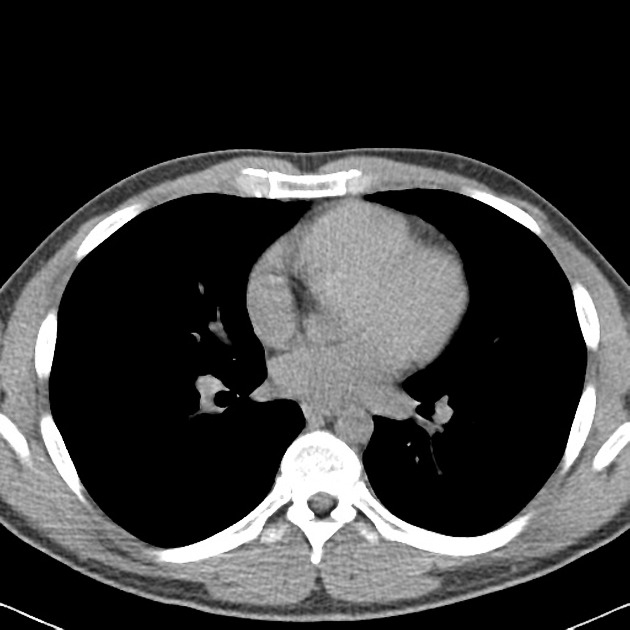
%> input picture Codigos/CT_CHEST.jpeg, 630 x 630 px
$ octave SegmentacionMRI.m   (GNU Octave 9; MATLAB toolbox functions it lacks are replaced by stand-ins)
%> lines starting %> are read from the running program, lines starting %| are printed output that depends on the picture; in (x1, y1, x2, y2) boxes, pixels count from 0 and x2, y2 are one past the last pixel; in counts of white or black regions, pixels touching at a corner belong together; the program's own positions count from 1
%%%SEGMENTACION MRI
clear all; close all; clc;
%% Cargando imagenes
%imagen 1
f1=imread('CT_CHEST.jpeg');
%> f1 is the input picture: size 630x630 uint8; min 0, max 255, mean 56.6
f1=double(f1(:,:,1)); %normalizar imagen de 0 a 1
%> f1: size 630x630 double
f1=f1/max(max(f1));
figure(1); imshow(f1,[]); %mostrar imagen

%imagen 2
f2=imread('CT-abdomenal.jpg');
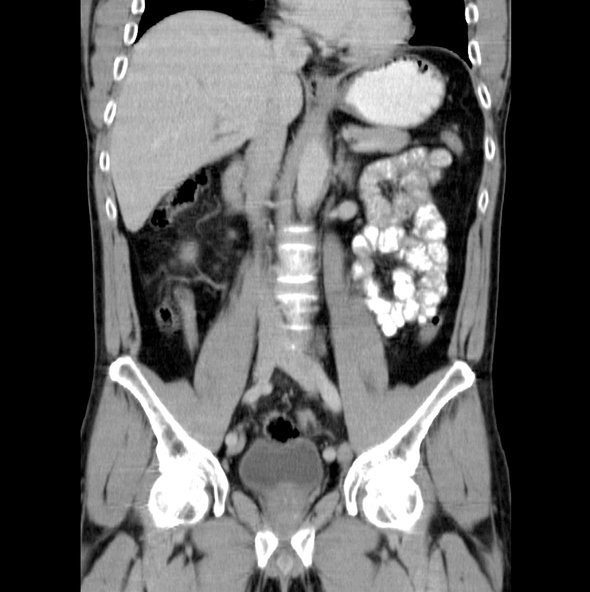
%> input picture Codigos/CT-abdomenal.jpg, 590 x 592 px
%> f2 is the input picture: size 592x590x3 uint8; min 0, max 255, mean 93.3
f2=double(f2(:,:,1)); %normalizar imagen de 0 a 1
%> f2: size 592x590 double
f2=f2/max(max(f2));
figure(2); imshow(f2,[]); %mostrar imagen

%% Otsu method
%imagen 1
thr1 = graythresh(f1);
%> thr1 = 0.329
seg1 = f1 > thr1;
%> seg1: size 630x630 logical; 32.4% white; 51 white regions (41 under 20 px), largest, box (x1, y1, x2, y2) and area: (0, 148, 630, 622) 126772, (196, 375, 229, 413) 719, (0, 603, 64, 630) 179
imshow(seg1,[])
dxp1=[0,1;-1,0];
dyp1=[1,0;0,-1];
edgemap1 = abs(conv2(seg1,dxp1,'same'))+abs(conv2(seg1,dyp1,'same'));
imshow(f1+edgemap1,[0,1]);

%imagen 2
thr2 = graythresh(f2);
%> thr2 = 0.349
seg2 = f2 > thr2;
%> seg2: size 592x590 logical; 52.4% white; 114 black regions (64 under 20 px), largest, box (x1, y1, x2, y2) and area: (428, 0, 590, 592) 58685, (0, 0, 144, 592) 56688, (116, 140, 254, 388) 15698
imshow(seg2,[])
dxp2=[0,1;-1,0];
dyp2=[1,0;0,-1];
edgemap2 = abs(conv2(seg2,dxp2,'same'))+abs(conv2(seg2,dyp2,'same'));
imshow(f2+edgemap2,[0,1]);


%% K Means
%% K=2
%imagen 1
[L1,Centers1] = imsegkmeans(uint8(255*f1),2);
%> Centers1 = [5; 165]
B1 = labeloverlay(f1,L1);
imshow(B1,[]);
title("Labeled Image")

%imagen 2
[L2,Centers2] = imsegkmeans(uint8(255*f2),2);
%> Centers2 = [15; 165]
B2 = labeloverlay(f2,L2);
imshow(B2,[])
title("Labeled Image")

%% K=3
%imagen 1
[L1,Centers1] = imsegkmeans(uint8(255*f1),3);
%> L1: size 630x630 uint8; 3 distinct labels, from 1 to 3
%> Centers1 = [3; 247; 143]
B1 = labeloverlay(f1,L1);
imshow(B1,[]);
title("Labeled Image")

%imagen 2
[L2,Centers2] = imsegkmeans(uint8(255*f2),3);
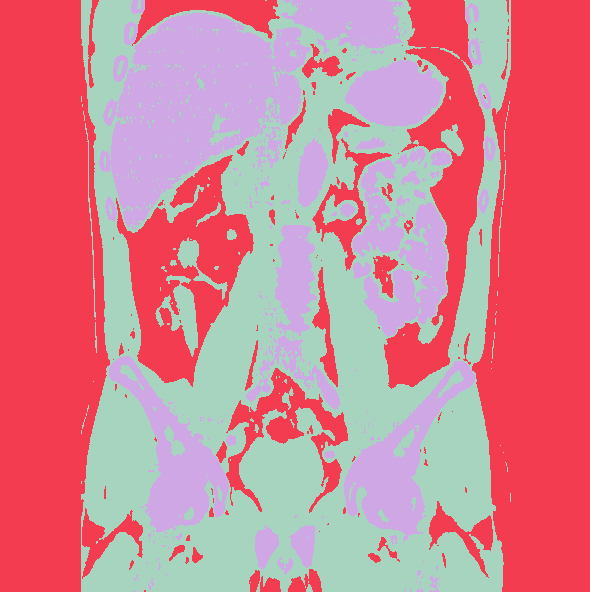
%> L2: size 592x590 uint8; 3 distinct labels, from 1 to 3; one colour per label, 0 black
%> Centers2 = [138; 11; 206]
B2 = labeloverlay(f2,L2);
imshow(B2,[]);
title("Labeled Image")

%% K=4
%imagen 1
[L1,Centers1] = imsegkmeans(uint8(255*f1),4);
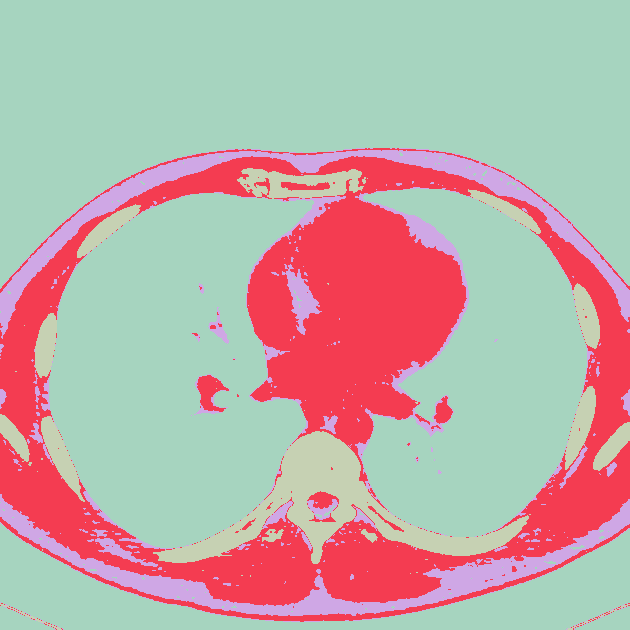
%> L1: size 630x630 uint8; 4 distinct labels, from 1 to 4; one colour per label, 0 black
%> Centers1 = [0; 153; 80; 248]
B1 = labeloverlay(f1,L1);
imshow(B1,[]);
title("Labeled Image")

%imagen 2
[L2,Centers2] = imsegkmeans(uint8(255*f2),4);
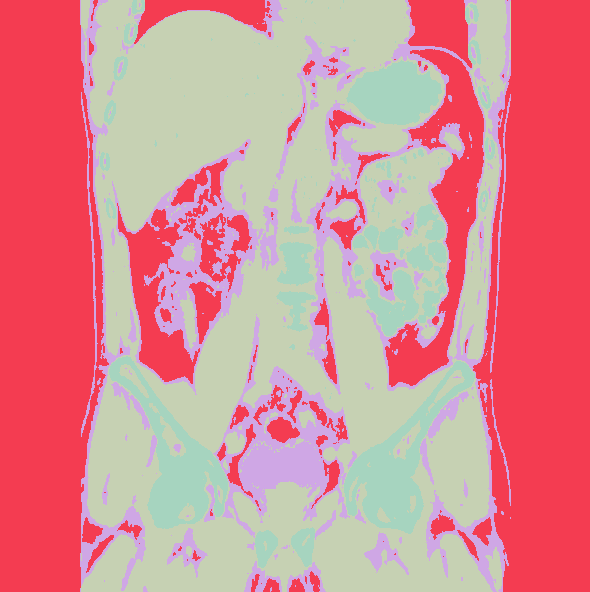
%> L2: size 592x590 uint8; 4 distinct labels, from 1 to 4; one colour per label, 0 black
%> Centers2 = [240; 5; 86; 160]
B2 = labeloverlay(f2,L2);
imshow(B2,[]);
title("Labeled Image")

%% Watersherd Segementation
%imagen 1
edgeC1 = edge(f1,'Canny'); %observar las orillas
%> edgeC1: size 630x630 logical; 3.2% white in thin lines or dots, all inside (x1, y1, x2, y2) = (1, 147, 629, 629)
figure(3)
subplot(1,3,1)
imshow(edgeC1,[])
D1 = bwdist(edgeC1); %mapa de distancia water
subplot(1,3,2)
imshow(D1,[])
title('Distance Transform of Binary Image')
L1 = watershed(D1); %watershed
%> L1: size 630x630 uint8; 119 distinct labels, from 0 to 118
dxp1=[0,1;-1,0]; %detecci髇 de orillas, m醩cara de roberts
dyp1=[1,0;0,-1]; %detecci髇 de orillas, m醩cara de roberts aplicada
edgemap1 = abs(conv2(L1,dxp1,'same'))+abs(conv2(L1,dyp1,'same')); %convoluci髇 de segmentaci髇 realizada
%> edgemap1: size 630x630 double; 178 distinct labels, from 0 to 236
subplot(1,3,3)
imshow(f1+edgemap1,[0,1]); %muestra imagen con mapa
L1(edgeC1) = 0;
%> L1: size 630x630 uint8; min 0, max 118, mean 38.7
%%
%imagen 2
edgeC2 = edge(f2,'Canny'); %orillas
%> edgeC2: size 592x590 logical; 6% white in thin lines or dots, all inside (x1, y1, x2, y2) = (79, 1, 512, 591)
figure(4)
subplot(1,3,1)
imshow(edgeC2,[])
D2 = bwdist(edgeC2); %mapa de distancia
subplot(1,3,2)
imshow(D2,[])
title('Distance Transform of Binary Image')
L2 = watershed(D2); %watershed
%> L2: size 592x590 uint16; 386 distinct labels, from 0 to 385
dxp2=[0,1;-1,0]; %detecci髇 de orillas, m醩cara de roberts
dyp2=[1,0;0,-1]; %detecci髇 de orillas, m醩cara de roberts
edgemap2 = abs(conv2(L2,dxp2,'same'))+abs(conv2(L2,dyp2,'same')); %convoluci髇 de segmentaci髇
%> edgemap2: size 592x590 double; 579 distinct labels, from 0 to 770
subplot(1,3,3)
imshow(f2+edgemap2,[0,1]); %muestra imagen con mapa
L2(edgeC2) = 0;
%> L2: size 592x590 uint16; min 0, max 385, mean 159.4

%% Pulm髇 derecho (1era imagen)
Leftlung= L1==479 | L1==459 | L1==433 | L1==578 | L1==719 | L1==694 | L1==710;
%> Leftlung: size 630x630 logical; every value is 0
imshow(Leftlung,[]);

diskse=strel('disk',5);
Leftlung_close=imclose(Leftlung,diskse);
imshow(Leftlung_close)

B_1=labeloverlay(f1,Leftlung_close);
imshow(B_1);
title("Left lung overlay");

disksel1=strel('disk',11);
label_lung=imopen(Leftlung_close,disksel1);
imshow(label_lung);

B_1=labeloverlay(f1,label_lung);
imshow(B_1)
title("Final left lung overlay");

%% Hueso cadera izquierda (2da imagen)
f=imread('CT-abdomenal.jpg');
f=double(f(:,:,1)); % normalizando imagen de 0 a 1
f=f/max(max(f));
figure(1)
imshow(f,[]); % mostrar imagen con nuevo tama駉

% Disk for clossing labels
diskse= strel('disk',5);
diskse11= strel('disk',11);

%K-MEANS
[L,Centers] = imsegkmeans(uint8(255*f),3);
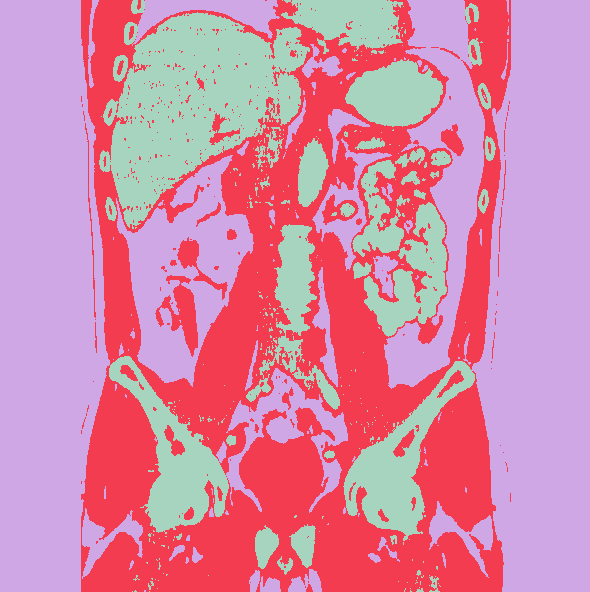
%> L: size 592x590 uint8; 3 distinct labels, from 1 to 3; one colour per label, 0 black
%> Centers = [206; 138; 11]
B = labeloverlay(f,L); % imshow(seg1.*f,[])
figure(2)
imshow(B,[])
title("Labeled Image")

%LABELS
%First label
figure(2)
subplot(3,2,1)
title('First Label')
label_one = L == 1;
%> label_one: size 592x590 logical; 19.1% white; 277 white regions (234 under 20 px), largest, box (x1, y1, x2, y2) and area: (99, 12, 310, 229) 23782, (343, 361, 475, 541) 7340, (109, 356, 229, 534) 7295
imshow(label_one)
% remove false negatives wiht imclose
label_close_one = imclose(label_one,diskse);
%> label_close_one: size 592x590 logical; 22.1% white; 66 white regions (39 under 20 px), largest, box (x1, y1, x2, y2) and area: (99, 0, 406, 229) 32983, (352, 148, 451, 337) 9950, (109, 356, 229, 549) 8643
subplot(3,2,2)
imshow(label_close_one)

%second label
label_two = L == 2;
%> label_two: size 592x590 logical; 35.5% white; 366 white regions (322 under 20 px), largest, box (x1, y1, x2, y2) and area: (81, 0, 511, 592) 116626, (155, 275, 198, 357) 1444, (177, 237, 228, 300) 739
subplot(3,2,3)
imshow(label_two)
title('Second Label')
% remove false negatives wiht imclose
label_close_two = imclose(label_two,diskse);
%> label_close_two: size 592x590 logical; 42.1% white; 78 white regions (60 under 20 px), largest, box (x1, y1, x2, y2) and area: (81, 0, 511, 592) 145582, (393, 425, 419, 457) 320, (162, 425, 185, 456) 305
subplot(3,2,4)
imshow(label_close_two)

%Third label
label_three = L == 3;
%> label_three: size 592x590 logical; 45.4% white; 107 white regions (63 under 20 px), largest, box (x1, y1, x2, y2) and area: (472, 0, 590, 592) 56235, (0, 0, 110, 592) 54405, (384, 0, 485, 389) 14763
subplot(3,2,5)
imshow(label_three)
title('Label Three')
% remove false negatives wiht imclose
label_close_three = imclose(label_three,diskse);
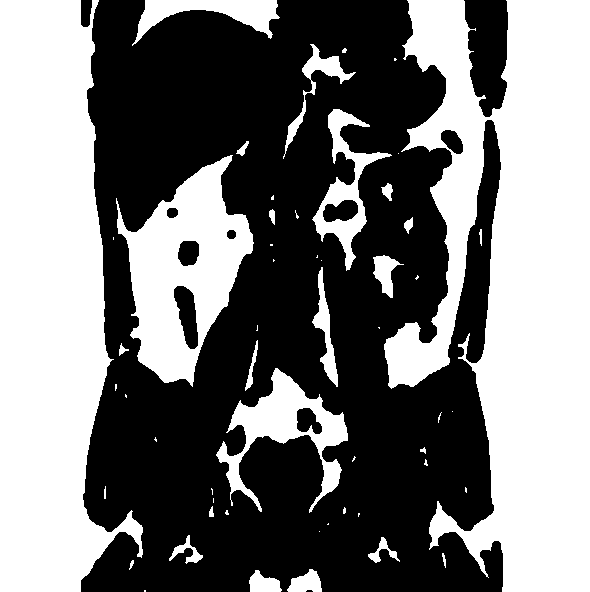
%> label_close_three: size 592x590 logical; 47% white; 54 white regions (29 under 20 px), largest, box (x1, y1, x2, y2) and area: (384, 0, 590, 592) 74078, (0, 0, 143, 592) 57183, (116, 155, 254, 387) 15792
subplot(3,2,6)
imshow(label_close_three)

cc = bwconncomp(label_close_three,4)
%> cc = 60 connected components
labeled = labelmatrix(cc);
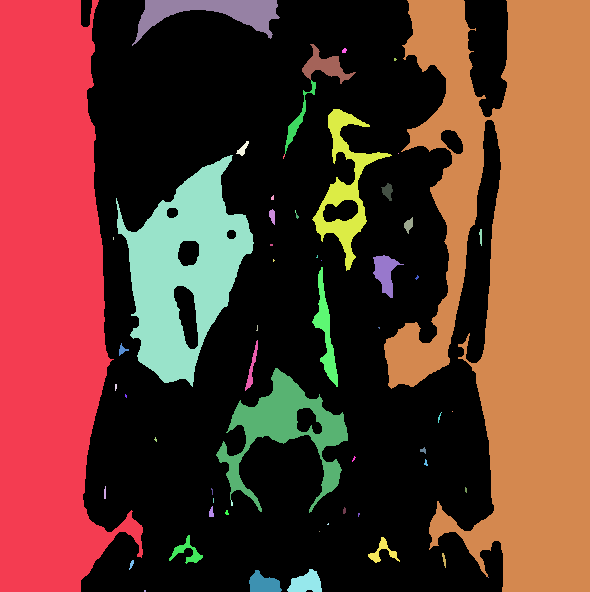
%> labeled: size 592x590 uint8; 61 distinct labels, from 0 to 60; one colour per label, 0 black
figure(3)
imshow(labeled,[])
colormap('jet')

%lefthio =(--index or
%index found== 94, 86
%> (the run ends here)
